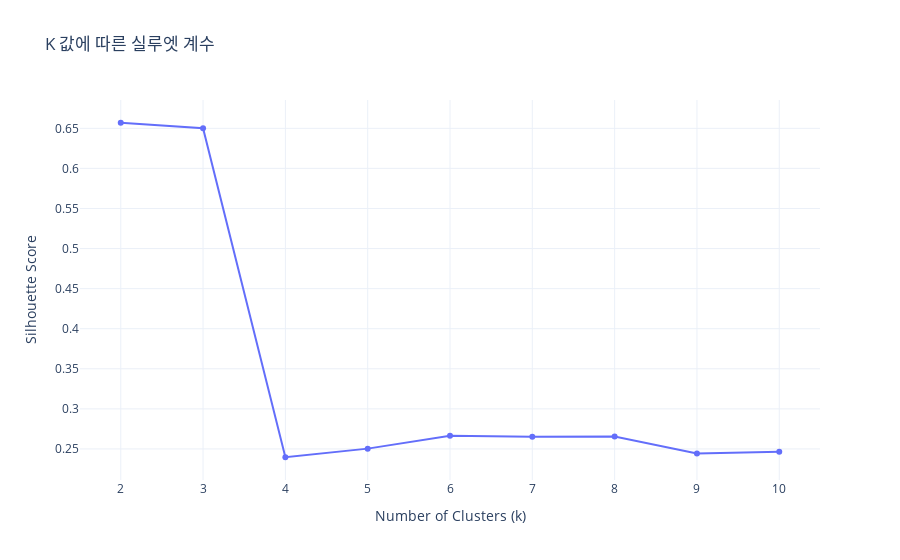

Notebook source saved alongside this figure:
### Code cell
import plotly.express as px
import pandas as pd
import numpy as np
from sklearn.preprocessing import StandardScaler
from sklearn.cluster import KMeans
from sklearn.metrics import silhouette_score

# 1. 클러스터링에 사용할 특성 선택 및 전처리
features = ['coupon_used_ratio', '총 주문 수', '주문당 평균 수량', '주문당 평균 금액']
X = customer[features].copy()
X = X.fillna(X.mean())  # 결측값 처리

# 2. 표준화
scaler = StandardScaler()
X_scaled = scaler.fit_transform(X)

# 3. 실루엣 점수 계산
silhouette_scores = []
K = range(2, 11)

for k in K:
    kmeans = KMeans(n_clusters=k, random_state=42)
    labels = kmeans.fit_predict(X_scaled)
    score = silhouette_score(X_scaled, labels)
    silhouette_scores.append(score)

# 4. Plotly 시각화
fig = px.line(
    x=list(K),
    y=silhouette_scores,
    markers=True,
    labels={'x': 'Number of Clusters (k)', 'y': 'Silhouette Score'},
    title='K 값에 따른 실루엣 계수'
)
fig.update_layout(xaxis=dict(dtick=1), template='plotly_white')
fig.show()

### Figure 1 — Plotly figure (JSON) as saved in the notebook; plotly's stock layout.template omitted (floating-point values rounded to 4 significant figures)
{"data": [{"hovertemplate": "Number of Clusters (k)=%{x}<br>Silhouette Score=%{y}<extra></extra>", "legendgroup": "", "line": {"color": "#636efa", "dash": "solid"}, "marker": {"symbol": "circle"}, "mode": "lines+markers", "name": "", "orientation": "v", "showlegend": false, "type": "scatter", "x": [2, 3, 4, 5, 6, 7, 8, 9, 10], "xaxis": "x", "y": [0.657, 0.65, 0.2396, 0.2504, 0.2665, 0.2654, 0.2654, 0.2444, 0.2463], "yaxis": "y"}], "layout": {"legend": {"tracegroupgap": 0}, "title": {"text": "K 값에 따른 실루엣 계수"}, "xaxis": {"anchor": "y", "domain": [0, 1], "dtick": 1, "title": {"text": "Number of Clusters (k)"}}, "yaxis": {"anchor": "x", "domain": [0, 1], "title": {"text": "Silhouette Score"}}}}
